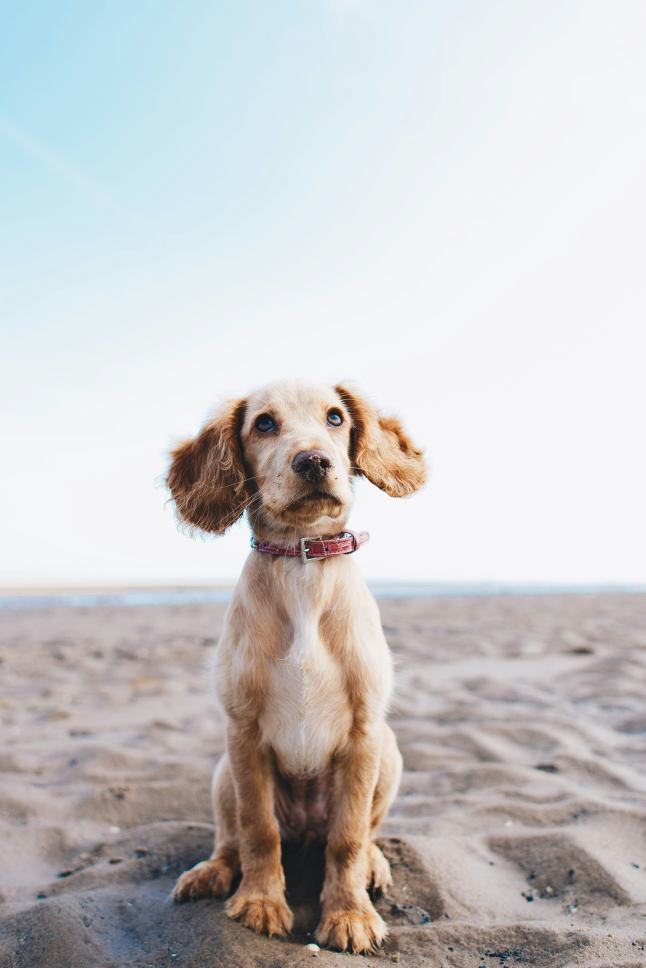
#> input picture Image_Classification/dog.jpg, 3226 x 4839 px (shown at 1/5 size)
$ python basic_filter.py
#> lines starting #> are read from the running program, lines starting #| are printed output that depends on the picture
#> the answer given: dog.jpg
from PIL import Image, ImageFilter
import matplotlib.pyplot as plt
import numpy as np
import os

def apply_blur_filter(image_path, output_path="blurred_image.png"):
    try:
        img = Image.open(image_path)
        img_resized = img.resize((128, 128))
        img_blurred = img_resized.filter(ImageFilter.GaussianBlur(radius=2))

        plt.imshow(img_blurred)
        plt.axis('off')
        plt.savefig(output_path, bbox_inches='tight', pad_inches=0)
        plt.close()
        print(f"Processed image saved as '{output_path}'.")

    except Exception as e:
        print(f"Error processing image: {e}")


def apply_vignette_noise_filter(image_path, output_path="vignette_noise_image.png"):
#> called with image_path = 'dog.jpg', output_path = 'dog_blurred.jpg'
    try:
        img = Image.open(image_path).convert("RGB")
#> img is the input picture: PIL image 3226x4839 RGB; mean R, G, B 200.1, 198.5, 198.8
        img_resized = img.resize((256, 256))
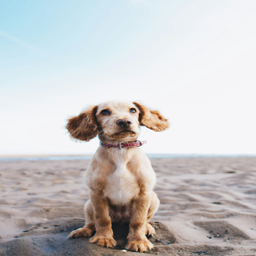
#> img_resized: PIL image 256x256 RGB; mean R, G, B 200.1, 198.5, 198.8

        img_array = np.array(img_resized).astype(np.float32)

        height, width = img_array.shape[:2]
#> height = 256; width = 256

        # Create vignette mask
        x = np.linspace(-1, 1, width)
#> x = 256 values from -1 to 1
        y = np.linspace(-1, 1, height)
#> y = 256 values from -1 to 1
        xv, yv = np.meshgrid(x, y)

        distance = np.sqrt(xv ** 2 + yv ** 2)

        vignette_strength = .8
        vignette = 1 - vignette_strength * (distance ** 2)
        vignette = np.clip(vignette, 0.15, 1)

        img_array = img_array * vignette[:, :, np.newaxis]
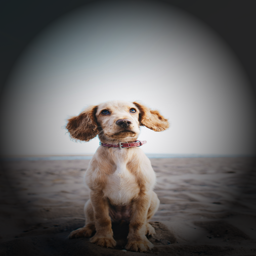
#> img_array: shape (256, 256, 3) float64; mean R, G, B 102.6, 100.3, 99.5

        # Add medium noise
        noise_strength = 10
        noise = np.random.normal(0, noise_strength, img_array.shape)
        img_array = img_array + noise
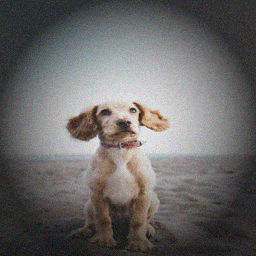
#> img_array: shape (256, 256, 3) float64; mean R, G, B 102.5, 100.3, 99.6; drawn with min black and max white

        img_array = np.clip(img_array, 0, 255).astype(np.uint8)

        final_img = Image.fromarray(img_array)

        plt.imshow(final_img)
        plt.axis("off")
        plt.savefig(output_path, bbox_inches="tight", pad_inches=0)
        plt.close()

        print(f"Processed image saved as '{output_path}'.")

    except Exception as e:
        print(f"Error processing image: {e}")

if __name__ == "__main__":
    print("Image Blur Processor (type 'exit' to quit)\n")
    while True:
#> (the run stopped early here; a loop or call above may not have finished)
